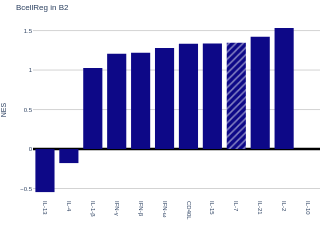

The code cell stored with this chart in its notebook:
### Code cell
cell_type_data = 'B2 (B_cell)'
cell_type_dict = "B cell"
program = "BcellReg"

_ = make_bar_chart(
    results,
    results_robust,
    significant_effects_df,
    cell_type_dict = cell_type_dict,
    cell_type_data = cell_type_data,
    program = program,
    cell_type_data_column = "celltype_combo",
    cytokine_column = "cytokine",
    alpha=0.1,
    width = 120,
    height = 50,
    path = f"./results_final_DEGs/figures/bar_plot_{program}_{cell_type_data}_{tissue}.svg",
    title = f"{program} in {cell_type_data.split(' ')[0]}",
    adata = adata[(adata.obs.labels=="B2") & (adata.obs.MS == "True") & (adata.obs.tissue == "blood")],
    cytokine_info = cytokine_info,
)

### Figure 1 — Plotly figure (JSON) as saved in the notebook; plotly's stock layout.template omitted (floating-point values rounded to 4 significant figures)
{"data": [{"hovertemplate": "pattern_shape=<br>=%{x}<br>NES=%{y}<br>direction=%{marker.color}<extra></extra>", "legendgroup": "", "marker": {"color": [-1.0, -1.0, -1.0, -1.0, -1.0, -1.0, -1.0, -1.0, -1.0, -1.0, 1.0], "coloraxis": "coloraxis", "line": {"width": 0}, "pattern": {"shape": "", "size": 5, "solidity": 0.3}}, "name": "", "orientation": "v", "showlegend": false, "textposition": "auto", "type": "bar", "x": ["IL-13", "IL-4", "IL-1-β", "IFN-γ", "IFN-β", "IFN-ω", "CD40L", "IL-15", "IL-21", "IL-2", "IL-10"], "xaxis": "x", "y": [-0.5454, -0.1781, 1.027, 1.206, 1.219, 1.28, 1.332, 1.336, 1.423, 1.534, 0.0], "yaxis": "y"}, {"hovertemplate": "pattern_shape=//<br>=%{x}<br>NES=%{y}<br>direction=%{marker.color}<extra></extra>", "legendgroup": "//", "marker": {"color": [-1.0], "coloraxis": "coloraxis", "line": {"width": 0}, "pattern": {"shape": "/", "size": 5, "solidity": 0.3}}, "name": "//", "orientation": "v", "showlegend": true, "textposition": "auto", "type": "bar", "x": ["IL-7"], "xaxis": "x", "y": [1.346], "yaxis": "y"}], "layout": {"barmode": "relative", "coloraxis": {"colorbar": {"title": {"text": "direction"}}, "colorscale": [[0, "#0d0887"], [0.1111, "#46039f"], [0.2222, "#7201a8"], [0.3333, "#9c179e"], [0.4444, "#bd3786"], [0.5556, "#d8576b"], [0.6667, "#ed7953"], [0.7778, "#fb9f3a"], [0.8889, "#fdca26"], [1, "#f0f921"]], "showscale": false}, "font": {"family": "Arial", "size": 6}, "height": 50, "legend": {"title": {"text": "pattern_shape"}, "tracegroupgap": 0}, "margin": {"b": 0, "l": 0, "pad": 0, "r": 0, "t": 20}, "paper_bgcolor": "rgba(255,255,255,1)", "plot_bgcolor": "rgba(0,0,0,0)", "showlegend": false, "title": {"text": "BcellReg in B2"}, "width": 120, "xaxis": {"anchor": "y", "categoryarray": ["IL-13", "IL-4", "IL-1-β", "IFN-γ", "IFN-β", "IFN-ω", "CD40L", "IL-15", "IL-7", "IL-21", "IL-2", "IL-10"], "categoryorder": "array", "domain": [0, 1], "gridcolor": "lightgray", "showgrid": false, "tickangle": 90, "tickfont": {"family": "Arial", "size": 6}, "title": {"text": ""}}, "yaxis": {"anchor": "x", "domain": [0, 1], "gridcolor": "lightgray", "range": [-0.6454, 1.634], "showgrid": true, "tickfont": {"family": "Arial", "size": 6}, "title": {"text": "NES"}, "zeroline": true, "zerolinecolor": "black", "zerolinewidth": 2.5}}}
